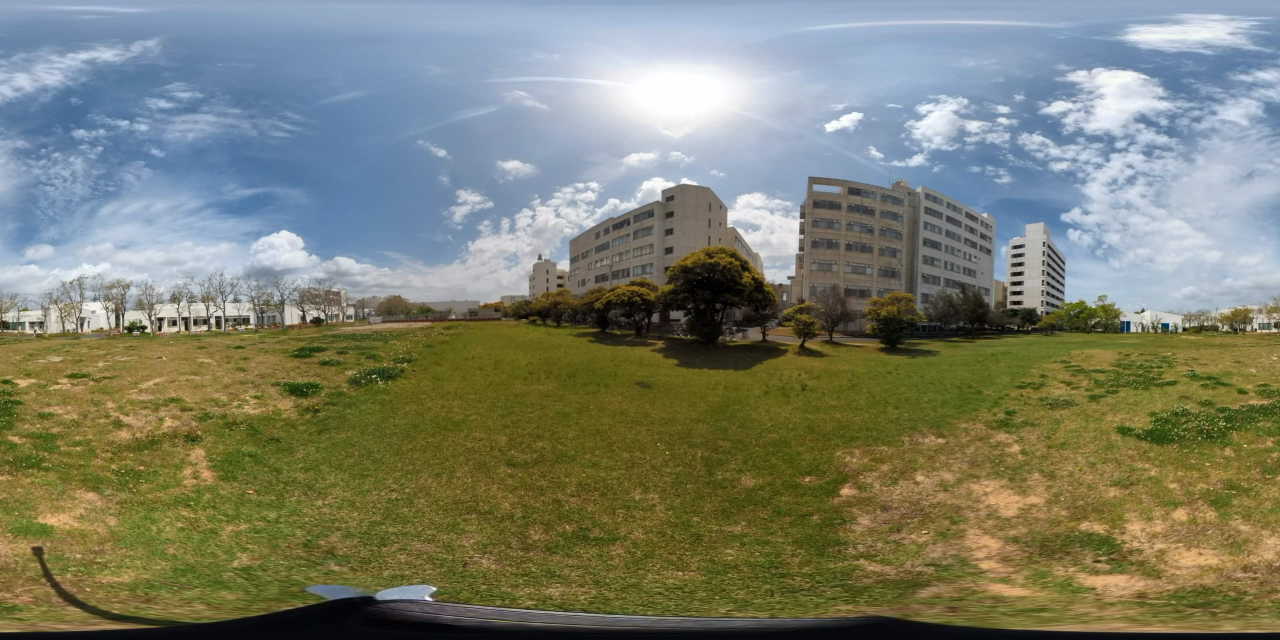
#> input picture assignment-2/IMG_20260422_104136_012.jpg, 3840 x 1920 px (shown at 1/3 size)
$ python assignment_2_3d_vector_experiment.py
#> lines starting #> are read from the running program, lines starting #| are printed output that depends on the picture
#> further down, img is the input picture: shape (1920, 3840, 3); mean B, G, R 110.6, 127.6, 124.1
import cv2
import numpy as np
import math
import os


def rotation_matrix_from_vectors(a, b):
    """
    ベクトル a を ベクトル b に一致させる回転行列を求める
    """
    a = np.array(a, dtype=np.float64)
    b = np.array(b, dtype=np.float64)

    a = a / np.linalg.norm(a)
    b = b / np.linalg.norm(b)

    v = np.cross(a, b)
    c = np.dot(a, b)

    # a と b がほぼ同じ向き
    if np.isclose(c, 1.0):
        return np.eye(3)

    # a と b がほぼ反対向き
    if np.isclose(c, -1.0):
        axis = np.array([1.0, 0.0, 0.0])
        if np.allclose(a, axis):
            axis = np.array([0.0, 1.0, 0.0])

        v = np.cross(a, axis)
        v = v / np.linalg.norm(v)

        K = np.array([
            [0, -v[2], v[1]],
            [v[2], 0, -v[0]],
            [-v[1], v[0], 0]
        ])
        return np.eye(3) + 2 * K @ K

    # ロドリゲスの回転公式
    K = np.array([
        [0, -v[2], v[1]],
        [v[2], 0, -v[0]],
        [-v[1], v[0], 0]
    ])

    R = np.eye(3) + K + K @ K * ((1 - c) / (np.linalg.norm(v) ** 2))
    return R


def equirectangular_to_perspective_by_vector(
    img,
    eye_vec,
    fov_x_deg,
    fov_y_deg,
    out_w,
    out_h
):
    """
    正距円筒画像 img から、視線方向を3次元ベクトルで指定して透視投影画像を生成する
    """
#> called with eye_vec = (0.577, -0.364, 1), fov_x_deg = 60, fov_y_deg = 40, out_w = 1200, out_h = 700

    in_h, in_w = img.shape[:2]
#> in_h = 1920; in_w = 3840

    eye_vec = np.array(eye_vec, dtype=np.float64)
    if np.linalg.norm(eye_vec) == 0:
        raise ValueError("eye_vec にゼロベクトルは指定できません")

    fov_x = math.radians(fov_x_deg)
    fov_y = math.radians(fov_y_deg)

    dx = 2.0 * math.tan(fov_x / 2.0) / out_w
    dy = 2.0 * math.tan(fov_y / 2.0) / out_h

    base_vec = np.array([0.0, 0.0, 1.0])
    R = rotation_matrix_from_vectors(base_vec, eye_vec)

    out_img = np.zeros((out_h, out_w, 3), dtype=np.uint8)

    for vp in range(out_h):
        for up in range(out_w):
            x = (up - out_w / 2.0) * dx
            y = (vp - out_h / 2.0) * dy
            z = 1.0

            vec = np.array([x, y, z], dtype=np.float64)
            vec_rot = R @ vec

            xr, yr, zr = vec_rot

            theta = math.atan2(xr, zr)
            phi = -math.atan2(yr, math.sqrt(xr * xr + zr * zr))

            ue = (theta + math.pi) * in_w / (2.0 * math.pi)
            ve = (math.pi / 2.0 - phi) * in_h / math.pi

            ue_int = int(round(ue)) % in_w
            ve_int = int(round(ve))

            if 0 <= ve_int < in_h:
                out_img[vp, up] = img[ve_int, ue_int]
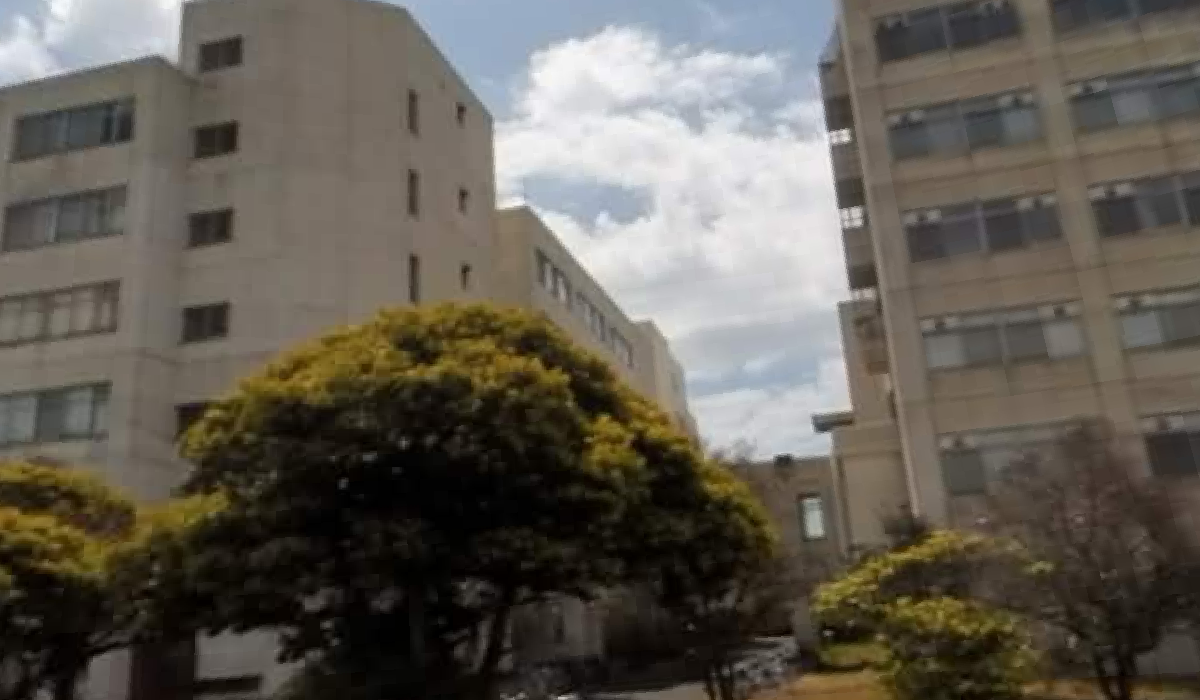
#> out_img: shape (700, 1200, 3); mean B, G, R 83.7, 93, 98.4

    return out_img


def save_image(output_dir, filename, img):
    os.makedirs(output_dir, exist_ok=True)
    path = os.path.join(output_dir, filename)
    cv2.imwrite(path, img)
    print(f"保存しました: {path}")


if __name__ == "__main__":
    input_path = "IMG_20260422_104136_012.jpg"
    output_dir = "experiment_results_vector"

    img = cv2.imread(input_path)
    if img is None:
        raise FileNotFoundError(f"画像を読み込めません: {input_path}")

    # 共通条件
    out_w = 1200
    out_h = 700
    fov_x_deg = 60
    fov_y_deg = 40

    # ============================================================
    # 実験3：回転方法の違い
    # 角度指定 theta=30, phi=20 に近い視線方向をベクトルで指定する
    # x = tan(30度), y = -tan(20度), z = 1
    # yを負にするのは，上方向を向く場合に画像座標系のyが負方向になるため
    # ============================================================
    eye_vec = (
        math.tan(math.radians(30)),
        -math.tan(math.radians(20)),
        1.0
    )

    out = equirectangular_to_perspective_by_vector(
        img,
        eye_vec=eye_vec,
        fov_x_deg=fov_x_deg,
        fov_y_deg=fov_y_deg,
        out_w=out_w,
        out_h=out_h
    )

    save_image(
        output_dir,
        "rotation_method_vector_theta30_phi20_fov60_40.jpg",
        out
    )

    print("\nベクトル指定による実験画像の生成が完了しました。")
    print(f"使用した eye_vec = {eye_vec}")

$ run again, with assignment-2/IMG_20260422_104206_271.jpg copied over assignment-2/IMG_20260422_104136_012.jpg
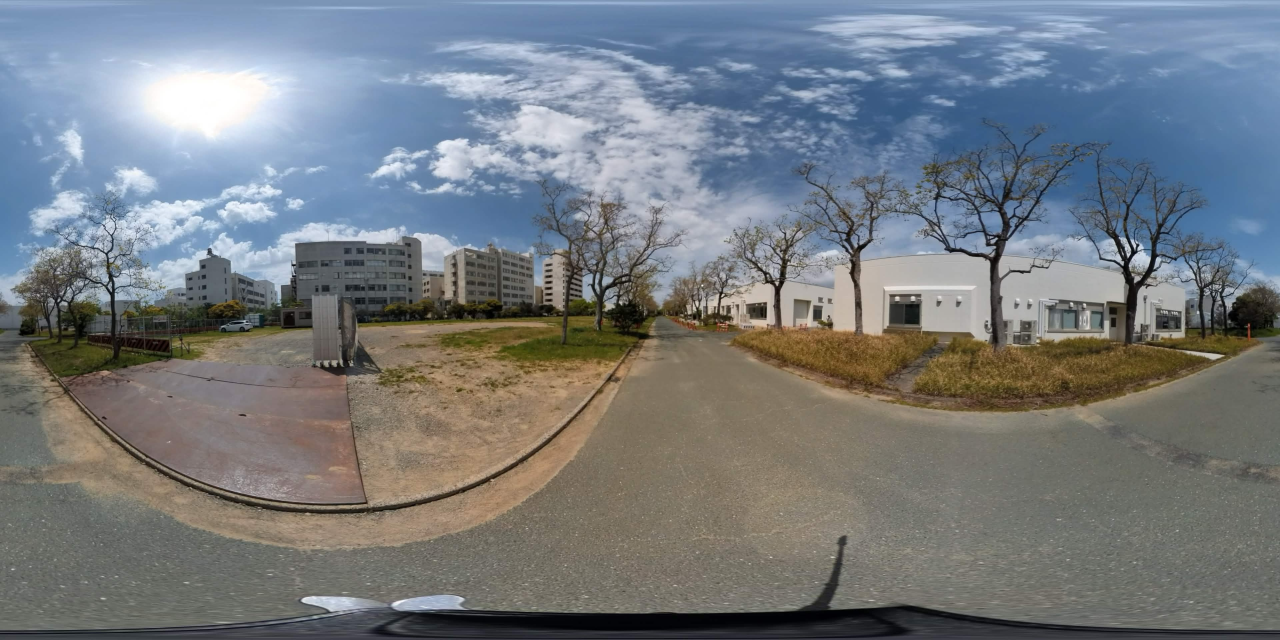
#> input picture assignment-2/IMG_20260422_104206_271.jpg, 3840 x 1920 px (shown at 1/3 size)
#> img is the input picture: shape (1920, 3840, 3); mean B, G, R 128.1, 123.3, 117.8
#> after the loop in equirectangular_to_perspective_by_vector, `for vp in range(out_h):`:
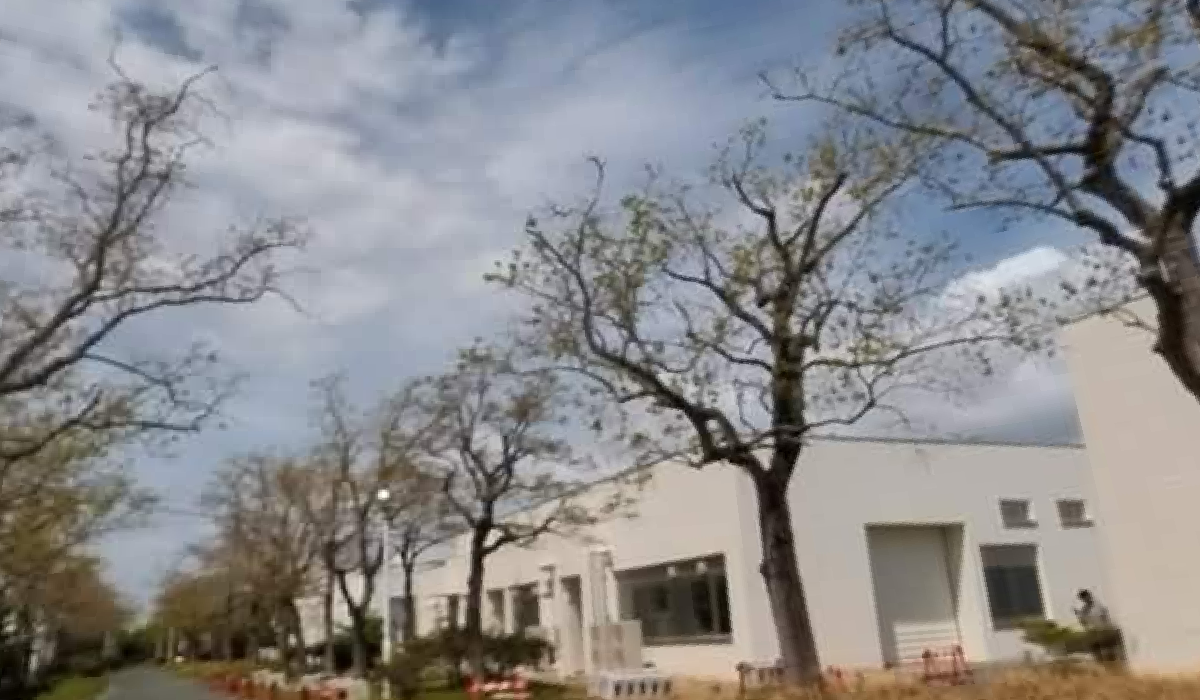
#> out_img: shape (700, 1200, 3); mean B, G, R 139.2, 137.3, 137.6

$ run again, with assignment-2/IMG_20260422_104220_766.jpg copied over assignment-2/IMG_20260422_104136_012.jpg
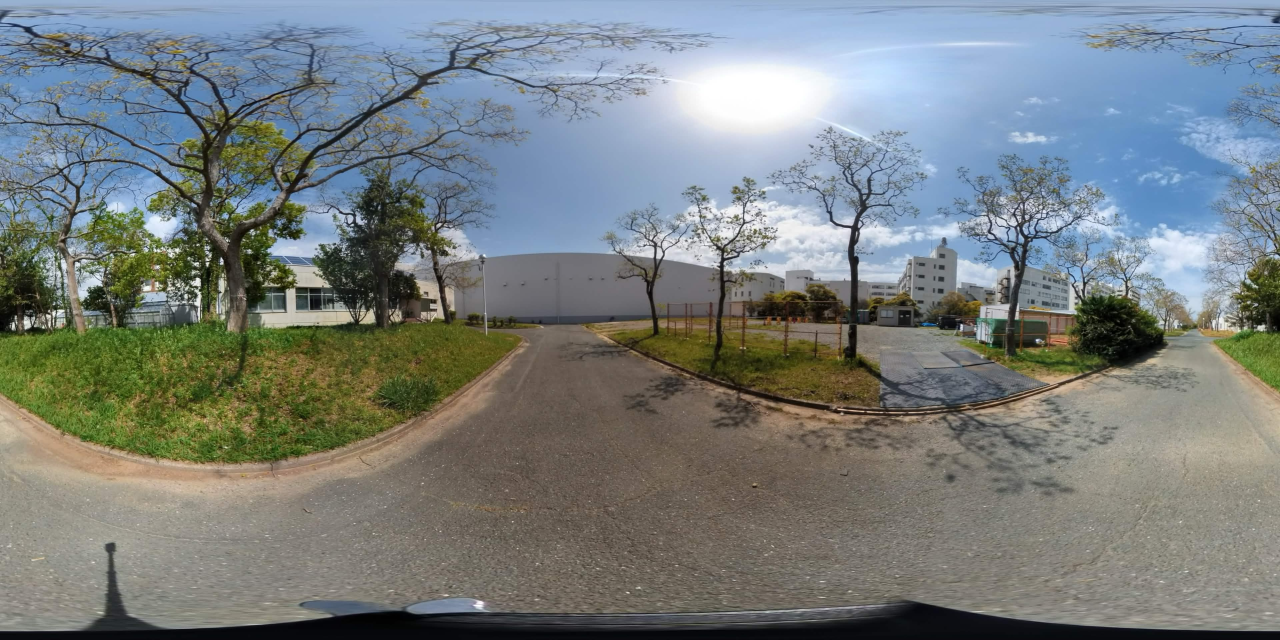
#> input picture assignment-2/IMG_20260422_104220_766.jpg, 3840 x 1920 px (shown at 1/3 size)
#> img is the input picture: shape (1920, 3840, 3); mean B, G, R 127.2, 127.1, 120.3
#> after the loop in equirectangular_to_perspective_by_vector, `for vp in range(out_h):`:
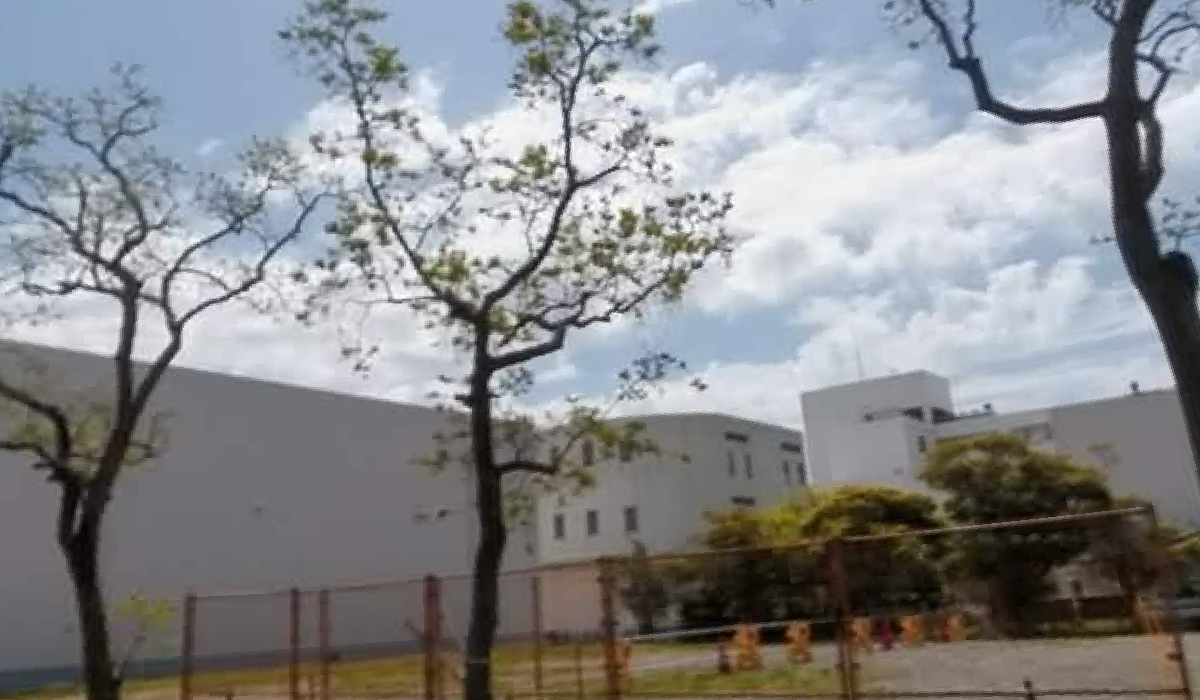
#> out_img: shape (700, 1200, 3); mean B, G, R 140.7, 137.7, 135.9

$ run again, with assignment-2/perspective_by_vector.jpg copied over assignment-2/IMG_20260422_104136_012.jpg
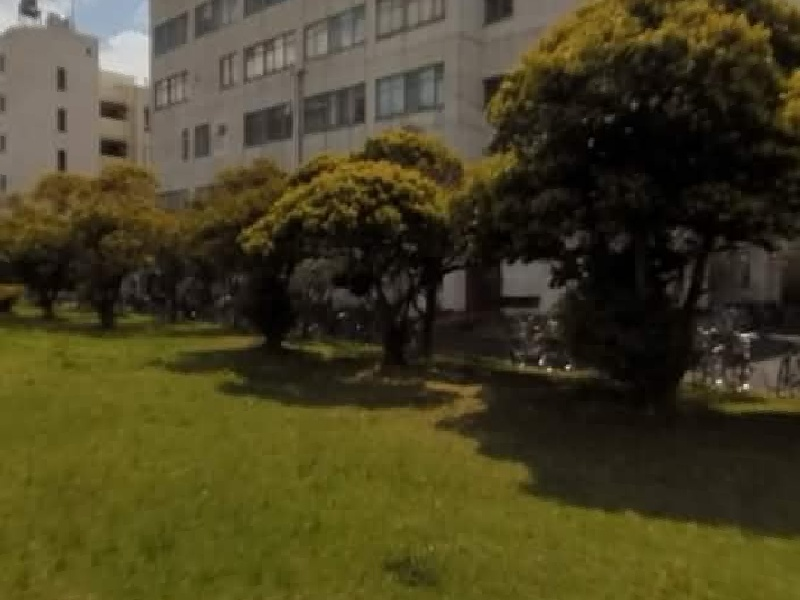
#> input picture assignment-2/perspective_by_vector.jpg, 800 x 600 px
#> img is the input picture: shape (600, 800, 3); mean B, G, R 35, 64.6, 70.8
#> after the loop in equirectangular_to_perspective_by_vector, `for vp in range(out_h):`:
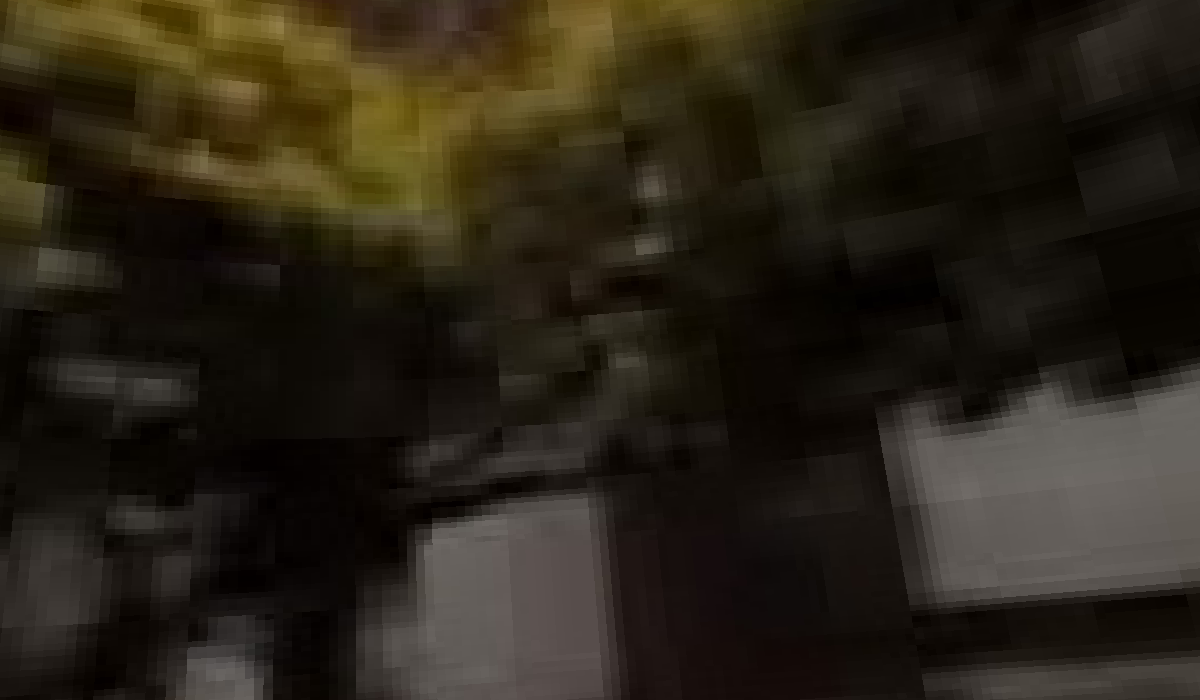
#> out_img: shape (700, 1200, 3); mean B, G, R 23.7, 35.2, 41.5
